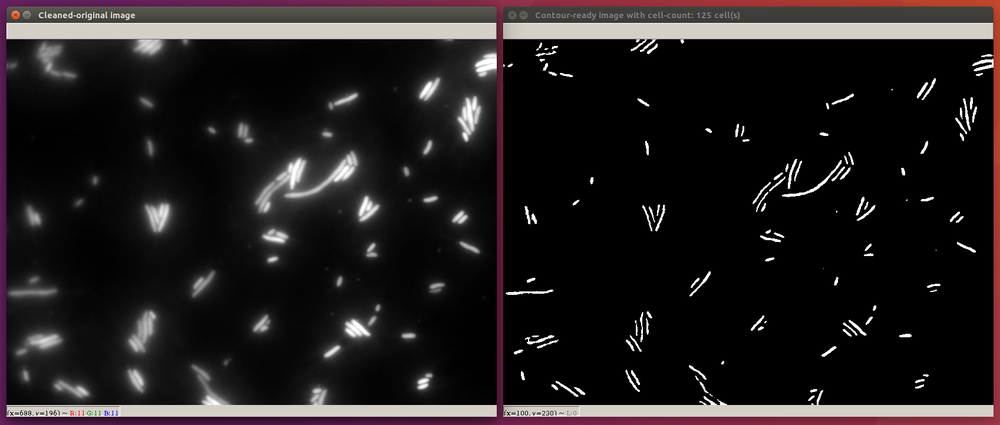
#> input picture example_cellcount.png, 1000 x 425 px, shrunk from 1697 x 722 before the run
$ python gfpminicell_count.py --image example_cellcount.png
#> lines starting #> are read from the running program, lines starting #| are printed output that depends on the picture; after the words box and inside, x2 and y2 are one past the last pixel; in counts of white or black regions, pixels touching at a corner belong together
################################################
#### Counting Minicells from the GFP images ####
####### Author: Abhay Koushik, CRI Paris #######
######## iGEM Paris Bettencourt 2021 ###########
################################################

# library imports
import numpy as np
import argparse
import cv2
import os

# Argument parser
ap = argparse.ArgumentParser()
ap.add_argument("-i", "--image", type=str, required=True, help="path to input image")
args = vars(ap.parse_args())

image = cv2.imread(args["image"])
#> image is the input picture: shape (425, 1000, 3); mean B, G, R 31.5, 30.9, 35.2

# removing pixel-length borders to clean the images
image = image[2:-2,2:-2]
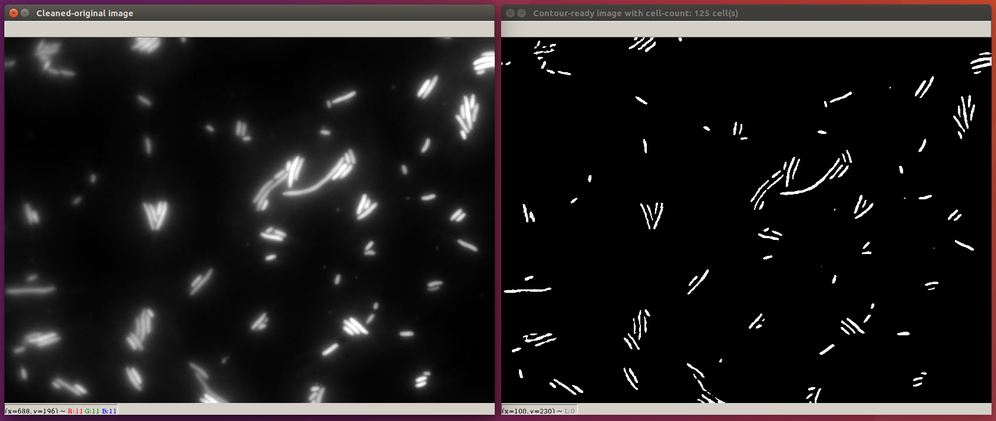
#> image: shape (421, 996, 3); mean B, G, R 31.1, 30.7, 34
cv2.imshow('Cleaned-original image', image)

# convert the image to grayscale and blur it slightly
gray = cv2.cvtColor(image, cv2.COLOR_BGR2GRAY)
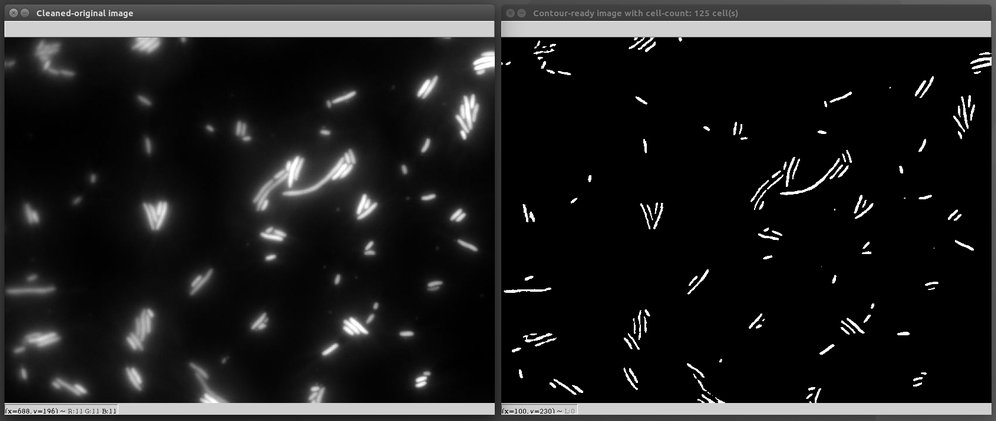
#> gray: shape (421, 996); min 0, max 255, mean 31.7
blurred = cv2.GaussianBlur(gray, (7, 7), 0)
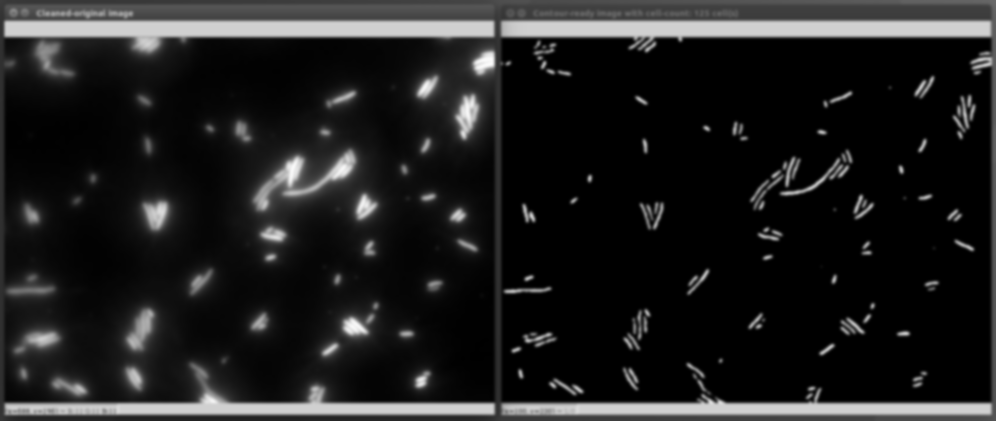
#> blurred: shape (421, 996); min 0, max 251, mean 31.7

# using normal thresholding (rather than inverse thresholding)
(T, thresh) = cv2.threshold(blurred, 25, 255, cv2.THRESH_BINARY) # thesholds based on available images
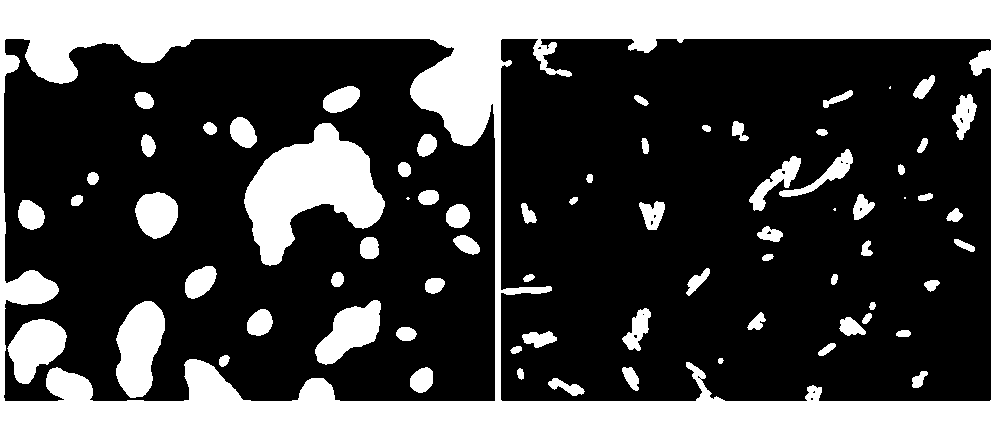
#> thresh: shape (421, 996); 28% white; 72 white regions (4 under 20 px)

# contour mapping and counting
contours, hier = cv2.findContours(thresh, cv2.RETR_EXTERNAL,cv2.CHAIN_APPROX_NONE)
#> contours = 1 contour; box (x1, y1, x2, y2) and area: (0, 0, 996, 421) 417900
count = len(contours)
#> count = 1
cv2.imshow("Contour-ready image with cell-count: "+str(count) +" cell(s)", thresh)

cv2.waitKey(0)
cv2.destroyAllWindows()
print("The number of minicells in Fluorescent(GFP) image " + str(args["image"]) + " is ")
print(count)
#| 1
